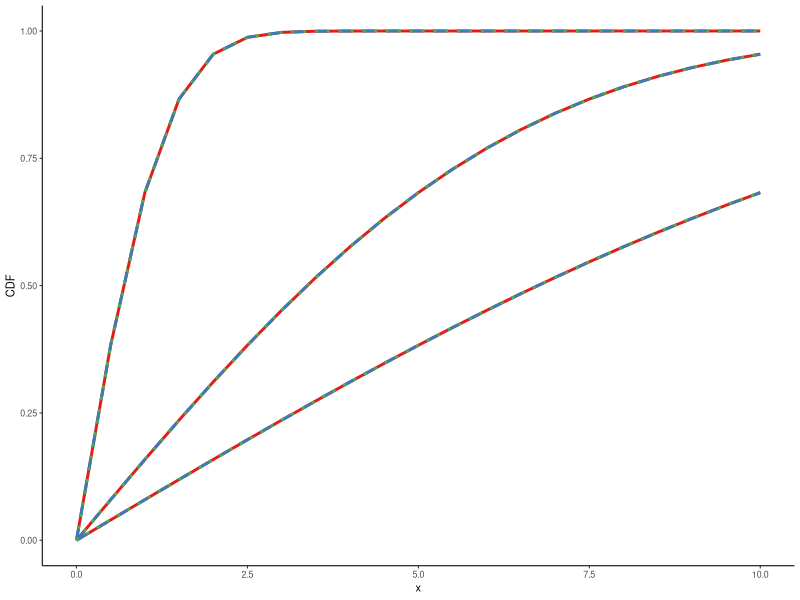

This figure's R source: (Note: this script raises an error after producing the figure.)


# Load packages
library(ggplot2)
library(tibble)
library(RColorBrewer)
library(broom)
library(gridExtra)
library(grid)
library(rlang)
library(colorspace)
library(VGAM)
library(boot)
library(dplyr)
library(cowplot)



library(VGAM)


fig_num = "2"
dir.create(file.path(getwd(), paste("figure/F",fig_num,sep="")), 
           showWarnings = FALSE)

# dnorm: density function: proability for a specific value of x/zscore of PDF
# pnorm: cum. probability/quantile for a given zscore
# qnorm: return z_score for a given cum. probability/quantile



tri_color <- brewer.pal(n = 3, name = "Set1")
distrs=c("FN", "NN","SN")

# Subfigure A: Compare FN,NN,SN with mu = 1 and swept sigma
#------------------------------------------------------------------------------
mus=c(0,0,0)
sigmas=c(1,5,10)
x <- seq(0,10,by = 0.5)

list_df <- list()
for (n in seq(1, length(mus), by=1)) {
  list_df[[n]] <- rbind(
    tibble(x = x, n=n, d = distrs[1], 
           y = pfoldnorm(x, mus[n], sigmas[n])),
    tibble(x = x, n=n, d = distrs[2],  
           y = pnorm(x, mus[n], sigmas[n]) - pnorm(-x, mus[n], sigmas[n])),
    tibble(x = x, n=n, d = distrs[3], 
           y = pnorm((x-mus[n])/sigmas[n], 0, 1) - pnorm((-x - mus[n])/sigmas[n], 0, 1)))
}
df <- do.call("rbind", list_df)
df$n <- as.factor(df$n)
df$d <- as.factor(df$d)


p_2d <- ggplot(data=df, aes(x=x,y=y)) +
  geom_line(aes(color= interaction(d,n), linetype=d), lwd=1) +
  ylab("CDF") + xlab("x") +
  theme_classic(base_size=8) + theme(legend.position="none") +
  scale_linetype_manual(values = c("solid", "dashed", "dotted")) +
  scale_color_manual(values = rep(tri_color,length(mus)))
p_2d

save_plot(paste("figure/F", fig_num, "/F", fig_num, "a integration_cdf_central.tiff", 
                sep = ""), p_2d, ncol = 1, nrow = 1, base_height = 1.5,
          base_asp = 3, base_width = 2, dpi = 600)


# Subfigure B: Compare FN,NN,SN with mu = 1 and several sigmas
#------------------------------------------------------------------------------
mus=c(1,2,4)
sigmas=c(1,1,1)
x <- seq(0,5,by = 0.5)

list_df <- list()
for (n in seq(1, length(mus), by=1)) {
  list_df[[n]] <- rbind(
    tibble(x = x, n=n, d = distrs[1], 
           y = pfoldnorm(x, mus[n], sigmas[n])),
    tibble(x = x, n=n, d = distrs[2],  
           y = pnorm(x, mus[n], sigmas[n]) - pnorm(-x, mus[n], sigmas[n])),
    tibble(x = x, n=n, d = distrs[3], 
           y = pnorm((x-mus[n])/sigmas[n], 0, 1) - pnorm((-x - mus[n])/sigmas[n], 0, 1)))
}
df <- do.call("rbind", list_df)
df$n <- as.factor(df$n)
df$d <- as.factor(df$d)


p_2e <- ggplot(data=df, aes(x=x,y=y)) +
  geom_line(aes(color= interaction(d,n), linetype=d), lwd=1) +
  ylab("CDF") + xlab("x") +
  theme_classic(base_size=8) + theme(legend.position="none") +
  scale_linetype_manual(values = c("solid", "dashed", "dotted")) +
  scale_color_manual(values = rep(tri_color,length(mus)))
p_2e
save_plot(paste("figure/F", fig_num, "/F", fig_num, "b integration_cdf_central.tiff", 
                sep = ""), p_2e, ncol = 1, nrow = 1, base_height = 1.5,
          base_asp = 3, base_width = 2, dpi = 600)





# Generate samples for mu and Sd, calculate all three curves for each, the calculate SSE
n_samples <- 1e4
mus=runif(1e4,-5,5)
sigmas=runif(1e4,.1,5)
x <- seq(0,10,by = 0.5)

df <- tibble( #rmse_FF_vs_FN = rep(0,n_samples),rmse_FF_vs_FS = rep(0,n_samples),
             r_FF_vs_FN= rep(0,n_samples), r_FF_vs_FS= rep(0,n_samples))

for (n in seq(1, n_samples, by=1)) {
  a = pfoldnorm(x, mus[n], sigmas[n])
  b = pnorm(x, mus[n], sigmas[n]) - pnorm(-x, mus[n], sigmas[n])
  c = pnorm( (x-mus[n]) / sigmas[n], 0, 1) - pnorm( (-x-mus[n]) / sigmas[n], 0, 1)
  
  # df$rmse_FF_vs_FN[n] = sqrt(mean((a-b)^2))
  df$r_FF_vs_FN[n] = cor.test(a, b, method = "pearson")$estimate
  
  # df$rmse_FF_vs_FS[n] = sqrt(mean((a-c)^2))
  df$r_FF_vs_FS[n] = cor.test(a, c, method = "pearson")$estimate
}



# QQ plot comparing Folded Normal (FN) with nonstandard normal (NN)
gg <- ggplot(data = tibble(x = a, y = b), aes(x=x, y = y)) +
  geom_point(size=0.5) +
  ylab("CDF NN") + xlab(expression("CDF FN")) +
  theme_classic(base_size=8) + theme(legend.position="none") +
  geom_abline(slope = 1, intercept = 0, show.legend = NA)
gg
save_plot(paste("figure/F", fig_num, "/F", fig_num, "c Q-Q FN_vs_NN.tiff", 
                sep = ""), gg, ncol = 1, nrow = 1, base_height = 1.45,
          base_asp = 3, base_width = 1.3, dpi = 600)  


# Correlation between FN and NN over large number of QQ plots
gg <- ggplot(data = tibble(y = mean(df$r_FF_vs_FN), sd_y = sd(df$r_FF_vs_FN)),
               aes(x=as.factor(""), y = y)) +
  geom_point(size=0.5) +
  geom_linerange(aes(ymin = y - 1.96*sd_y/sqrt(n_samples), 
                     ymax = y + 1.96*sd_y/sqrt(n_samples))) +
  ylab("Q-Q PCC") + xlab("") + xlab(expression("FN : NN ")) +
  theme_classic(base_size=8) + theme(legend.position="none",
                                     axis.text.x=element_blank()) +
  geom_blank(aes(y = 0.985)) +
  geom_blank(aes(y = 1.015))
gg
save_plot(paste("figure/F", fig_num, "/F", fig_num, "d correlation Q-Q FF_vs_FS.tiff", 
                sep = ""), gg, ncol = 1, nrow = 1, base_height = 1.45,
          base_asp = 3, base_width = 0.75, dpi = 600)  




# QQ plot comparing Folded Normal (FN) with standard normal (SN)
gg <- ggplot(data = tibble(x = a, y = c), aes(x=x, y = y)) +
  geom_point(size=0.5) +
  ylab("CDF SN") + xlab(expression("CDF FN")) +
  theme_classic(base_size=8) + theme(legend.position="none") +
  geom_abline(slope = 1, intercept =0, show.legend = NA)
gg
save_plot(paste("figure/F", fig_num, "/F", fig_num, "e Q-Q FN_vs_SN.tiff", 
                sep = ""), gg, ncol = 1, nrow = 1, base_height = 1.45,
          base_asp = 3, base_width = 1.3, dpi = 600)  


# Correlation between FN and NN over large number of QQ plots
gg <- ggplot(data = tibble(y = mean(df$r_FF_vs_FS), sd_y = sd(df$r_FF_vs_FS)),
             aes(x=as.factor(""), y = y)) +
  geom_point(size=0.5) +
  geom_linerange(aes(ymin = y - 1.96*sd_y/sqrt(n_samples), 
                     ymax = y + 1.96*sd_y/sqrt(n_samples))) +
  ylab("Q-Q PCC") + xlab("") +
  xlab(expression("FN : SN ")) +
  theme_classic(base_size=8) + theme(legend.position="none",
                                     axis.text.x=element_blank()) +
  geom_blank(aes(y = 0.985)) +
  geom_blank(aes(y = 1.015))
gg
save_plot(paste("figure/F", fig_num, "/F", fig_num, "f correlation Q-Q FF_vs_FS.tiff", 
                sep = ""), gg, ncol = 1, nrow = 1, base_height = 1.45,
          base_asp = 3, base_width = .75, dpi = 600)  
